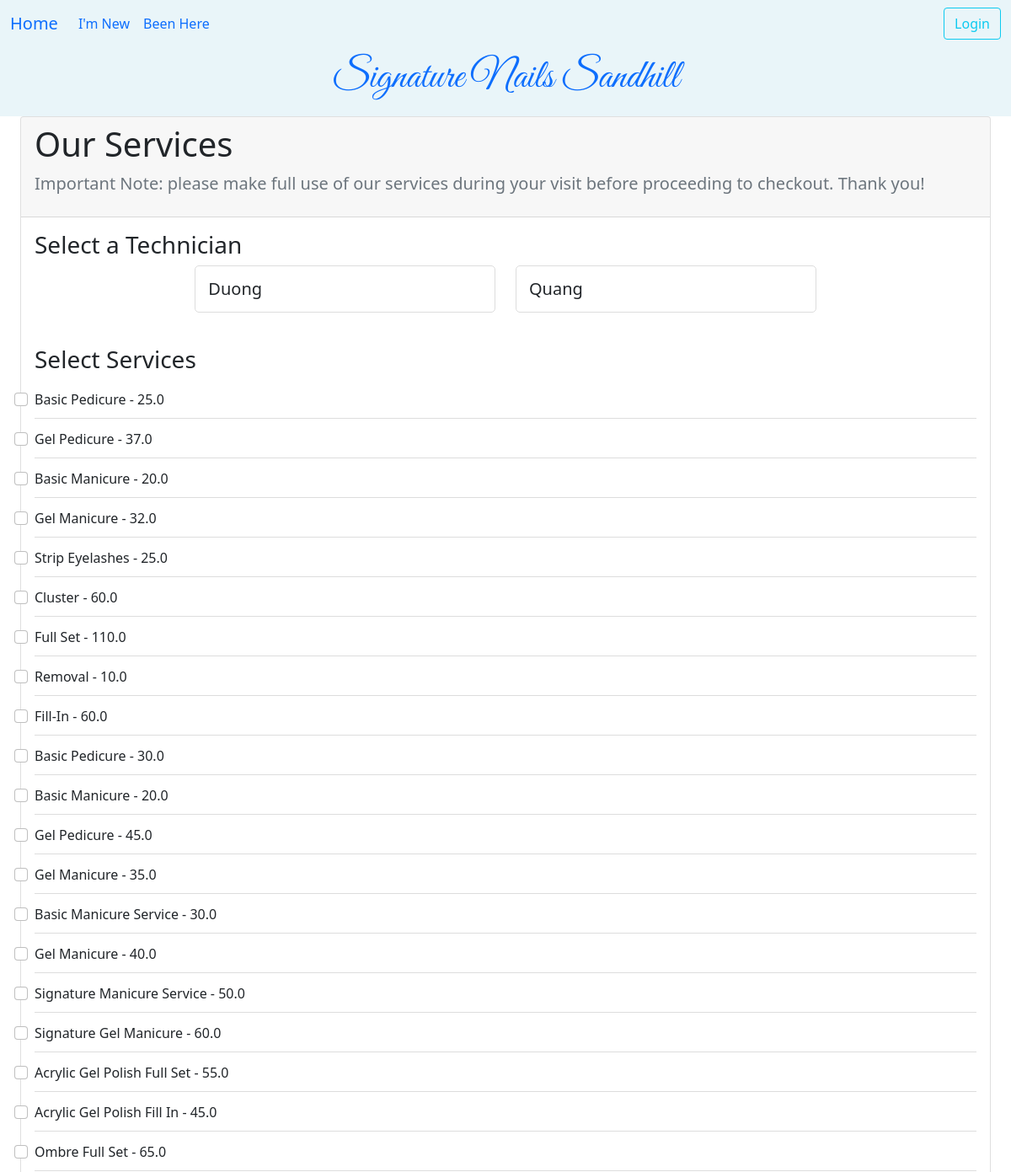
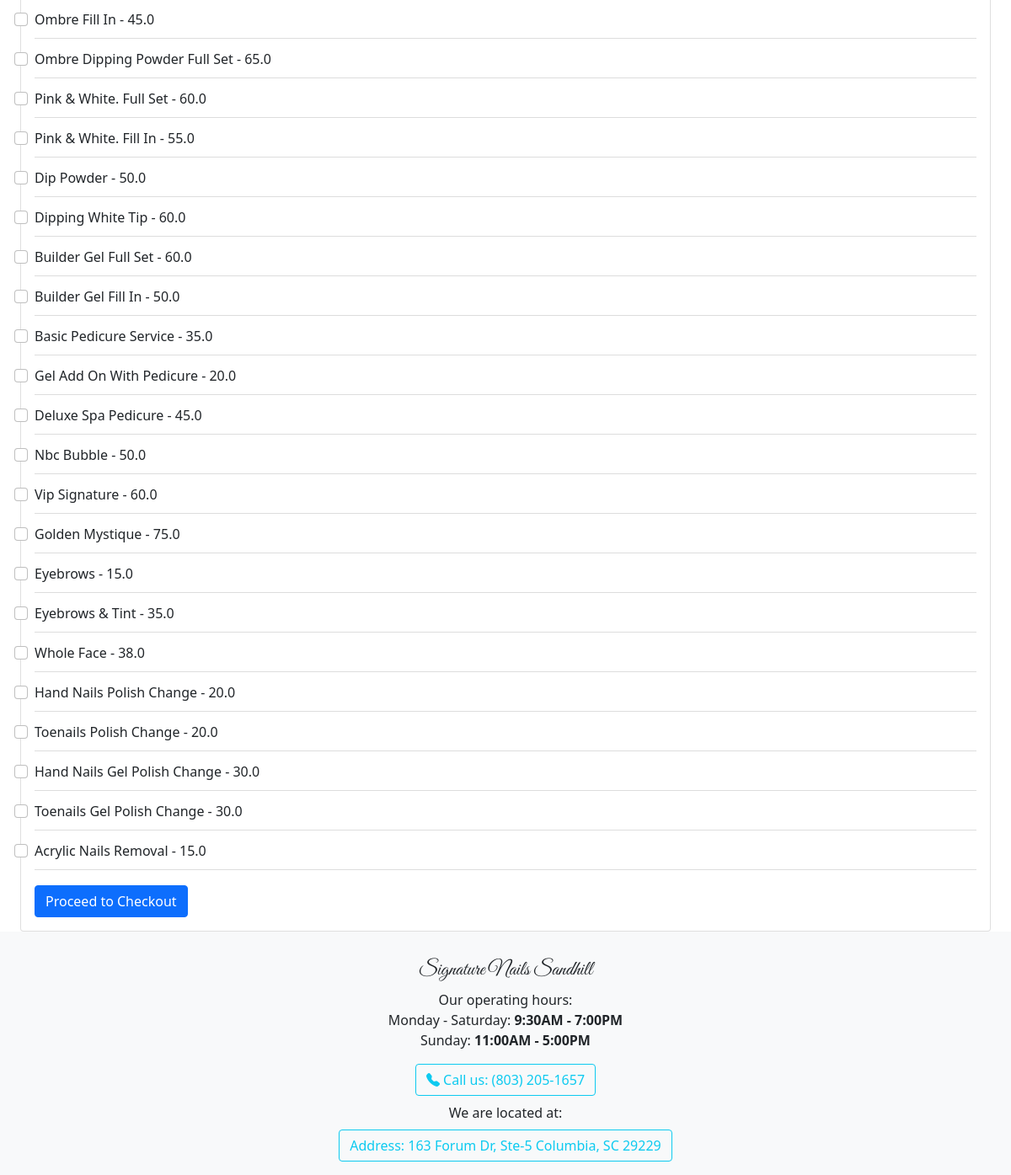
The app's page /payment/all_services_checkout/ with its own data (2 pictures, top to bottom).
### ledger/models.py (models this page shows, shortened)
class Technician(models.Model):
    name = models.CharField(max_length=25)
    phone = PhoneNumberField()
    email = models.EmailField(max_length=40, null=True, blank=True)
    owner = models.ForeignKey(settings.AUTH_USER_MODEL, on_delete=models.DO_NOTHING)
    start_work_at = models.TimeField()
    end_work = models.TimeField()
    isWork = models.BooleanField(default=False)
    picture = models.ImageField(upload_to='tech_pictures/', null=True, editable=True)
    services = models.ManyToManyField("Service", blank=True, related_name="tech")
    time_come_in = models.DateTimeField(null=True)
    work_days = models.CharField(max_length=7, default="1111110", help_text="MTWTFSS: 1 for work, 0 for off")
    vacation_start = models.DateField(null=True, blank=True, help_text="Start vacation")
    vacation_end = models.DateField(null=True, blank=True, help_text="End vacation, back work!")
    date_go_work = models.DateField(null=True, blank=True)
    history = HistoricalRecords()
    hire_date = models.DateField(auto_now_add=True, help_text="Date when the technician was hired")
    experience = models.PositiveIntegerField(default=0, help_text="Years of experience in the field")
    bio = models.TextField(max_length=500, null=True, blank=True, help_text="Short bio about the technician")
    view_count = models.IntegerField(default=0)
    class Meta:
        unique_together = ('name','phone',)
        ordering = ['name']

class Service(models.Model):
    class Category(models.TextChoices):
        baby = "Baby"
        kid = "Kid"
        nail = "Nail Enhancement"
        mani = "Manicure"
        eyelash = "Eyelash Extensions"
        pedi = "Pedicure"
        wax = "Wax"
        yfix = "YFix"
    service = models.CharField(max_length=30)
    price = models.FloatField(validators=[MinValueValidator(0.0)])
    time_perform = models.DurationField(default=timezone.timedelta(minutes=45))
    description = models.CharField(max_length=800, null=True, blank=True)
    owner = models.ForeignKey(settings.AUTH_USER_MODEL, on_delete=models.CASCADE)
    category = models.CharField(choices=Category.choices, max_length=20, default=Category.nail, help_text="Choose one of the categories.")
    stripe_product_id = models.CharField(max_length=100, null=True, blank=True)
    class Meta:
        unique_together = ('service','price')
        ordering = ['category']

### payment/views.py (the view)
# urls.py: path('all_services_checkout/', views.ServicesPaymentView.as_view(), name='services_for_checkout'),
class ServicesPaymentView(TemplateView):
    template_name = 'payment/services_payment.html'
    def get_context_data(self, **kwargs):
        context = super().get_context_data(**kwargs)
        context['services'] = Service.objects.exclude(service='tax')
        context['techs'] = Technician.objects.exclude(name='anyOne')
        return context

### payment/templates/payment/services_payment.html (shortened to what this page needs)
{% extends 'base.html' %}
{% load crispy_forms_tags %}
{% load crispy_forms_filters %}
{% load static %}
{% block content %}
<div class="container-fluid">
    <div class="row justify-content-center">
        <div class="col-md-12">
            <div class="card">
                <div class="card-header">
                    <h1>Our Services</h1>
                    <p class="lead text-muted fs-5">Important Note: please make full use of our
                        services during your visit before proceeding to checkout. Thank you!
                    </p>
                </div>
                <div class="card-body">
                    <form action="{% url 'payment:multi_checkout_session' %}" method="post" id="ser_form">
                        <h3>Select a Technician</h3>
                        <div class="row justify-content-center">
                            {% for tech in techs %}
                                <div class="col-12 col-md-4">
                                    <div class="technician-card" data-tech-id="{{ tech.id }}">
                                        <h5>{{ tech.name |title }}</h5>
                                    </div>
                                </div>
                            {% endfor %}
                        </div>
                        <h3 class="mt-4">Select Services</h3>
                        {% for service in services %}
                            <div class="form-check">
                                <input type="checkbox" class="form-check-input" name="service_ids" value="{{ service.id }}">
                                <label class="form-check-label">{{ service.service|title }} - {{ service.price }}</label>
                            </div>
                        {% endfor %}
                        <button type="submit" class="btn btn-primary mt-3">Proceed to Checkout</button>
                    </form>
                </div>
            </div>
        </div>
    </div>
</div>
{% endblock content %}

### payment/templates/payment/services_payment.html (style rules this page uses)
#ser_form .form-check { border-bottom: 1px solid #ddd; padding: 10px 0; }
.card { width: 100%; max-width: 100%; }
.technician-card { cursor: pointer; border: 1px solid #ddd; padding: 15px; margin-bottom: 15px; border-radius: 5px; align-items: center; display: flex; text-align: center; }
.technician-card h5 { margin: 0; white-space: normal; }

### records on screen
Technician: name "Duong"
Technician: name "Quang"
Service: service "Basic Pedicure", price "25.0"
Service: service "Gel Pedicure", price "37.0"
Service: service "Basic Manicure", price "20.0"
Service: service "Gel Manicure", price "32.0"
Service: service "Strip Eyelashes", price "25.0"
Service: service "Cluster", price "60.0"
Service: service "Full Set", price "110.0"
Service: service "Removal", price "10.0"
Service: service "Fill-In", price "60.0"
Service: service "Basic Pedicure", price "30.0"
Service: service "Basic Manicure", price "20.0"
Service: service "Gel Pedicure", price "45.0"
Service: service "Gel Manicure", price "35.0"
Service: service "Basic Manicure Service", price "30.0"
Service: service "Gel Manicure", price "40.0"
Service: service "Signature Manicure Service", price "50.0"
Service: service "Signature Gel Manicure", price "60.0"
Service: service "Acrylic Gel Polish Full Set", price "55.0"
Service: service "Acrylic Gel Polish Fill In", price "45.0"
Service: service "Ombre Full Set", price "65.0"
Service: service "Ombre Fill In", price "45.0"
Service: service "Ombre Dipping Powder Full Set", price "65.0"
Service: service "Pink & White. Full Set", price "60.0"
Service: service "Pink & White. Fill In", price "55.0"
Service: service "Dip Powder", price "50.0"
Service: service "Dipping White Tip", price "60.0"
Service: service "Builder Gel Full Set", price "60.0"
Service: service "Builder Gel Fill In", price "50.0"
Service: service "Basic Pedicure Service", price "35.0"
Service: service "Gel Add On With Pedicure", price "20.0"
Service: service "Deluxe Spa Pedicure", price "45.0"
Service: service "Nbc Bubble", price "50.0"
Service: service "Vip Signature", price "60.0"
Service: service "Golden Mystique", price "75.0"
Service: service "Eyebrows", price "15.0"
Service: service "Eyebrows & Tint", price "35.0"
Service: service "Whole Face", price "38.0"
Service: service "Hand Nails Polish Change", price "20.0"
Service: service "Toenails Polish Change", price "20.0"
Service: service "Hand Nails Gel Polish Change", price "30.0"
Service: service "Toenails Gel Polish Change", price "30.0"
Service: service "Acrylic Nails Removal", price "15.0"
